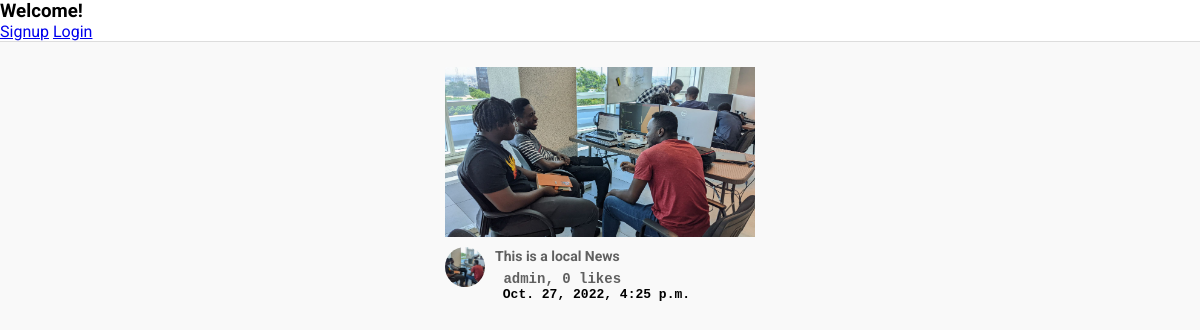
The page /localnews/ on the database as committed earlier.
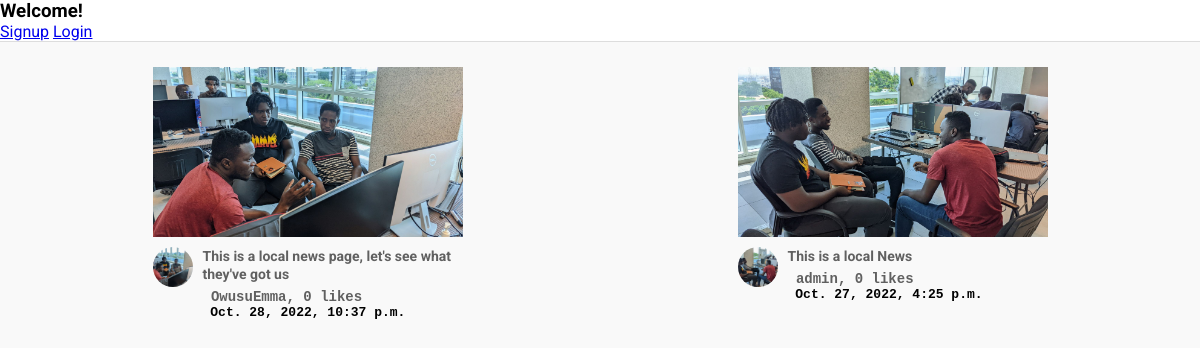
The same page on the database as committed later.
### post/models.py (models this page shows, shortened)
class LocalNews(models.Model):
    title = models.CharField(max_length=500, verbose_name="title", blank=True)
    picture = models.ImageField(upload_to=user_directory_path, verbose_name="Picture", null=True)
    caption = models.CharField(max_length=500000, verbose_name="Caption")
    posted = models.DateTimeField(auto_now_add=True)
    tag = models.ManyToManyField(Tag, related_name="localnews")
    user = models.ForeignKey(User, on_delete=models.CASCADE)
    likes = models.IntegerField(default=0)

### post/views.py (the view)
# urls.py: path('localnews/', views.localnews, name="localnews"),
def localnews(request):
    search_post = request.GET.get('search')
    if search_post:
        posts = LocalNews.objects.filter(Q(title__icontains=search_post) | Q(caption__icontains=search_post))
    else:
        posts = LocalNews.objects.all().order_by("-posted")
    context = {
        'post_items' :  posts
    }
    return render(request, "localnews.html", context)

### templates/localnews.html (shortened to what this page needs)
{% extends 'base.html' %}
{% load static %}
   {% block content %}
      <div class="videos">
        <div class="videos__container">
          {% for post in post_items %}
          <div class="video">
            <div class="video__thumbnail">
              <a href="{% url 'localnewsdetailedpage' post.id %}"><img src="{{ post.picture.url }}" alt="" /></a>
            </div>
            <div class="video__details">
              <div class="author">
                <img
                  src="{{ post.picture.url }}"
                  alt=""
                />
              </div>
              <div class="title">
                <h3> <a href="{% url 'localnewsdetailedpage' post.id %}"> {{post.title}}</a></h3>
                 <pre><b><a href="{% url 'localnewsdetailedpage' post.id %}"> {{post.user.username}}, {{post.likes}} likes </a></b></pre>
                <pre> <b>{{post.posted}}</b></pre>
              </div>
            </div>
          </div>
          {% endfor %}
        </div>
      </div>
   {% endblock content %}

Rows that differ between the two databases and show on the page:
added LocalNews: picture (picture), title "This is a local news page, let's see what they've got us", user.username "OwusuEmma", likes "0", posted "Oct. 28, 2022, 10:37 p.m."
